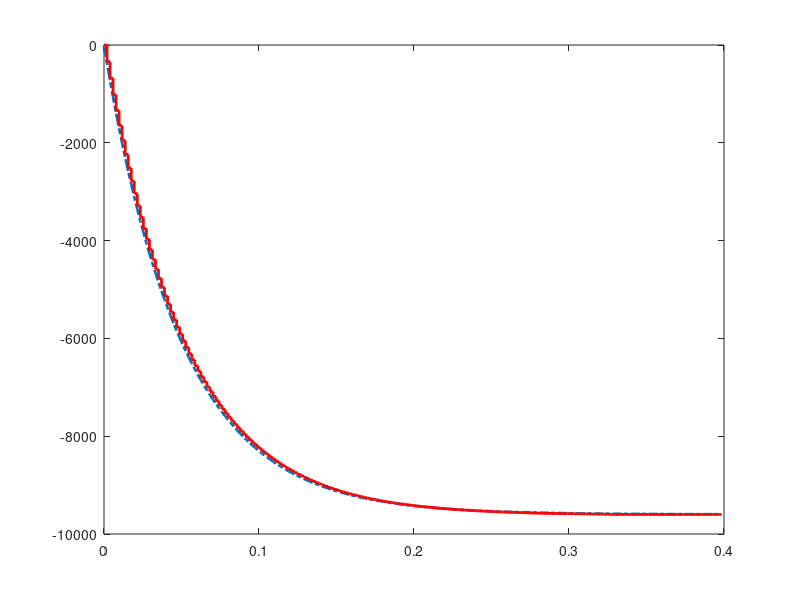

Write MATLAB code to recreate this figure.
clear all; clc;
format long;
% Definitions
MAX_PPRZ = 9600;
PERIODIC_FREQUENCY = 512;
Ts = 1/PERIODIC_FREQUENCY;
ALPHA_FACTOR = bitshift(1,14);
MAX_INCREMENT = 340;

% Analog filter
s = tf('s');
omega_c = 20; % rad/s
tau = 1/omega_c;
H = 1 / (1 + tau*s);

t = 0:Ts:0.4;
u = ones(size(t))*-9600;

[y,t] = lsim(H,u,t);

% Discrete filter
Hd = c2d(H, Ts);
alpha = PERIODIC_FREQUENCY*ALPHA_FACTOR/(PERIODIC_FREQUENCY+omega_c);
alpha = floor(alpha);
ydis = zeros(size(t));
for i=2:length(t)
    ydis(i) = alpha/ALPHA_FACTOR*ydis(i-1) + (1-alpha/ALPHA_FACTOR)*u(i);
    ydis(i) = floor(ydis(i));
    % check max rate
    increment = ydis(i) - ydis(i-1);
    if abs(increment) > MAX_INCREMENT
        ydis(i) = ydis(i-1) + sign(increment)*MAX_INCREMENT;
    end
end

% Plot figure
figure(1); hold off;
plot(t,y, 'LineWidth', 2, 'LineStyle', '-.');
hold on;
stairs(t, ydis, 'r', 'LineWidth', 2);
% step(Hd);

% figure(2);
% plot(t, y-ydis);

%% Test verification:
ydis(1:10)